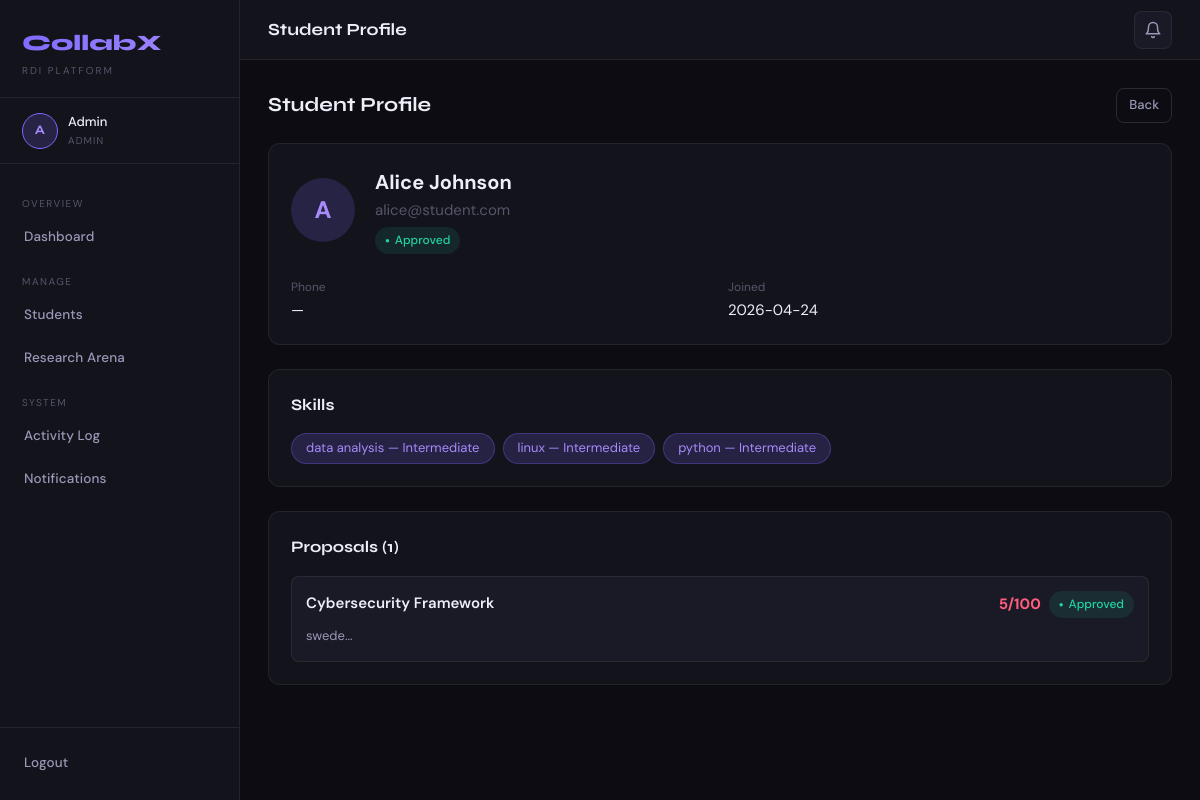
The page /admin/view_student/2 (signed in) on the database its author committed.
### tables this page shows
CREATE TABLE users (
    id INTEGER PRIMARY KEY AUTOINCREMENT, name TEXT NOT NULL, email TEXT UNIQUE NOT NULL,
    phone TEXT, password TEXT NOT NULL, role TEXT DEFAULT 'student',
    approved INTEGER DEFAULT 0, suspended INTEGER DEFAULT 0,
    created_at TIMESTAMP DEFAULT CURRENT_TIMESTAMP);

CREATE TABLE student_skills (
    id INTEGER PRIMARY KEY AUTOINCREMENT,
    student_id INTEGER,
    skill_name TEXT,
    skill_level TEXT DEFAULT 'Intermediate',
    created_at TIMESTAMP DEFAULT CURRENT_TIMESTAMP,
    UNIQUE(student_id, skill_name)
);

CREATE TABLE proposals (
    id INTEGER PRIMARY KEY AUTOINCREMENT,
    challenge_id INTEGER,
    student_id INTEGER,
    title TEXT DEFAULT "Proposal",
    content TEXT,
    status TEXT DEFAULT "pending",
    ml_score INTEGER DEFAULT 0,
    ml_keywords_matched INTEGER DEFAULT 0,
    ml_keywords_total INTEGER DEFAULT 0,
    created_at TIMESTAMP DEFAULT CURRENT_TIMESTAMP,
    updated_at TIMESTAMP DEFAULT CURRENT_TIMESTAMP
, admin_message TEXT, student_response TEXT DEFAULT NULL);

CREATE TABLE challenges (
    id INTEGER PRIMARY KEY AUTOINCREMENT, title TEXT NOT NULL, description TEXT,
    deadline TEXT, skills TEXT,
    created_at TIMESTAMP DEFAULT CURRENT_TIMESTAMP, updated_at TIMESTAMP DEFAULT CURRENT_TIMESTAMP);

### app.py (the view)
@app.route("/admin/view_student/<int:sid>")
@login_required(role="admin")
def admin_view_student(sid):
    db = get_db()
    student = db.execute("SELECT * FROM users WHERE id=?", (sid,)).fetchone()
    skills = db.execute("SELECT * FROM student_skills WHERE student_id=?", (sid,)).fetchall()
    proposals = db.execute("""SELECT p.*, c.title as challenge_title FROM proposals p
                               JOIN challenges c ON p.challenge_id=c.id
                               WHERE p.student_id=?""", (sid,)).fetchall()
    db.close()
    return render_template("admin_view_student.html", student=student, skills=skills,
                           proposals=proposals, unread_count=unread(session["user_id"]))

### app.py (called while the page is built)
def get_db():
    db = sqlite3.connect("database.db")
    db.row_factory = sqlite3.Row
    return db

def unread(user_id):
    db = get_db(); n = db.execute("SELECT COUNT(*) FROM notifications WHERE user_id=? AND is_read=0",(user_id,)).fetchone()[0]; db.close(); return n

def login_required(role=None):
    def decorator(fn):
        @wraps(fn)
        def wrapper(*args, **kwargs):
            if "user_id" not in session: return redirect("/")
            if role and session.get("role") != role: return render_template("error.html",message="Access denied.",code=403),403
            return fn(*args, **kwargs)
        return wrapper
    return decorator

### templates/admin_view_student.html (shortened to what this page needs)
{% extends "base.html" %}
{% block topbar_title %}Student Profile{% endblock %}
{% block content %}
<div class="section-header">
  <div class="section-title">Student Profile</div>
  <a href="/admin/arena" class="btn btn-outline btn-sm">Back</a>
</div>
<div class="card" style="margin-bottom:24px;">
  <div style="display:flex;align-items:center;gap:20px;margin-bottom:20px;">
    <div style="width:64px;height:64px;border-radius:50%;background:var(--glow);display:flex;align-items:center;justify-content:center;font-size:24px;font-weight:700;color:var(--accent2);">{{ student.name[0].upper() }}</div>
    <div>
      <div style="font-size:20px;font-weight:700;">{{ student.name }}</div>
      <div style="color:var(--text3);">{{ student.email }}</div>
      <div style="margin-top:4px;">
        {% if student.suspended %}<span class="badge badge-suspended">Suspended</span>
        {% elif student.approved %}<span class="badge badge-approved">Approved</span>
        {% else %}<span class="badge badge-pending">Pending</span>{% endif %}
      </div>
    </div>
  </div>
  <div style="display:grid;grid-template-columns:1fr 1fr;gap:16px;">
    <div><span style="font-size:12px;color:var(--text3);">Phone</span><div>{{ student.phone or '—' }}</div></div>
    <div><span style="font-size:12px;color:var(--text3);">Joined</span><div>{{ student.created_at[:10] if student.created_at else '—' }}</div></div>
  </div>
</div>
{% if skills %}
<div class="card" style="margin-bottom:24px;">
  <div class="card-title">Skills</div>
  <div style="display:flex;flex-wrap:wrap;gap:8px;">
    {% for s in skills %}
    <span style="background:var(--glow);color:var(--accent2);border:1px solid rgba(124,106,255,0.3);padding:4px 14px;border-radius:99px;font-size:13px;">
      {{ s.skill_name }} — {{ s.skill_level }}
    </span>
    {% endfor %}
  </div>
</div>
{% endif %}
{% if proposals %}
<div class="card">
  <div class="card-title">Proposals ({{ proposals|length }})</div>
  <div style="display:flex;flex-direction:column;gap:12px;">
    {% for p in proposals %}
    <div style="padding:14px;background:var(--bg3);border-radius:var(--r-sm);border:1px solid var(--border);">
      <div style="display:flex;justify-content:space-between;margin-bottom:8px;">
        <div style="font-weight:600;">{{ p.challenge_title }}</div>
        <div style="display:flex;gap:8px;align-items:center;">
          <span style="font-weight:700;color:{% if p.ml_score >= 70 %}var(--green){% elif p.ml_score >= 40 %}var(--amber){% else %}var(--red){% endif %};">{{ p.ml_score }}/100</span>
          {% if p.status == 'approved' %}<span class="badge badge-approved">Approved</span>
          {% elif p.status == 'rejected' %}<span class="badge badge-rejected">Rejected</span>
          {% else %}<span class="badge badge-pending">Pending</span>{% endif %}
        </div>
      </div>
      <div style="font-size:13px;color:var(--text2);">{{ p.content[:150] }}...</div>
    </div>
    {% endfor %}
  </div>
</div>
{% endif %}
{% endblock %}

### static/style.css (style rules this page uses)
:root { --bg:#0c0c12;--bg2:#13131c;--bg3:#1a1a26;--bg4:#21212f;--border:rgba(255,255,255,0.07);--border2:rgba(255,255,255,0.12);--accent:#7c6aff;--accent2:#a78bfa;--accent-d:#5b4de0;--glow:rgba(124,106,255,0.18);--green:#22d3a0;--green-bg:rgba(34,211,160,0.1);--red:#ff5e7d;--red-bg:rgba(255,94,125,0.1);--amber:#fbbf24;--amber-bg:rgba(251,191,36,0.1);--blue:#38bdf8;--blue-bg:rgba(56,189,248,0.1);--text:#eeeef8;--text2:#9898b8;--text3:#55556a;--sidebar:240px;--r:12px;--r-sm:8px;--r-lg:18px }
*,*::before,*::after { box-sizing:border-box;margin:0;padding:0 }
html { scroll-behavior:smooth }
body { font-family:'DM Sans',sans-serif;background:var(--bg);color:var(--text);min-height:100vh;font-size:15px;line-height:1.6 }
.card { background:var(--bg2);border:1px solid var(--border);border-radius:var(--r);padding:22px }
.card-title { font-family:'Syne',sans-serif;font-size:16px;font-weight:700;color:var(--text);margin-bottom:16px }
.btn { display:inline-flex;align-items:center;gap:6px;padding:9px 18px;border-radius:var(--r-sm);font-family:'DM Sans',sans-serif;font-size:14px;font-weight:500;cursor:pointer;border:none;text-decoration:none;transition:all .18s;white-space:nowrap }
.btn-outline { background:transparent;border:1px solid var(--border2);color:var(--text2) }
.btn-sm { padding:6px 12px;font-size:13px }
.badge { display:inline-flex;align-items:center;gap:5px;padding:4px 10px;border-radius:20px;font-size:12px;font-weight:500 }
.badge::before { content:'●';font-size:8px }
.badge-approved { background:var(--green-bg);color:var(--green) }
.section-header { display:flex;align-items:center;justify-content:space-between;margin-bottom:20px;flex-wrap:wrap;gap:12px }
.section-title { font-family:'Syne',sans-serif;font-size:20px;font-weight:700;color:var(--text) }

### rows shown on the page
users: name "A", name "Alice Johnson", email "alice@student.com", created_at "2026-04-24"
student_skills: skill_name "data analysis", skill_level "Intermediate"
student_skills: skill_name "linux", skill_level "Intermediate"
student_skills: skill_name "python", skill_level "Intermediate"
proposals: challenge_title "Cybersecurity Framework", ml_score "5", status "Approved", content "swede"

### other values the page prints
{{ session['name'][0].upper() }} "A"
{{ session['name'] }} "Admin"
{{ session['role'] }} "ADMIN"
{{ student.phone or '—' }} "—"
{{ proposals|length }} "1"
